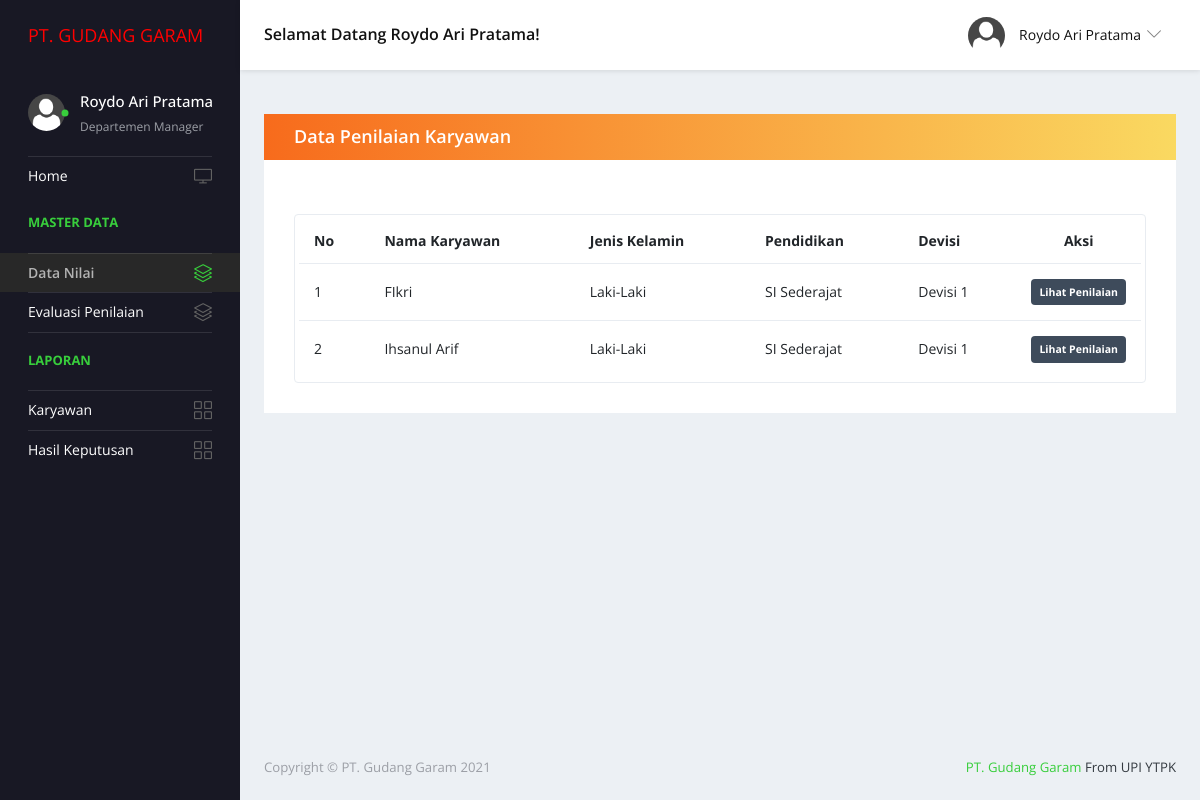
Page /data-nilai (signed in) on the committed database.
### tables this page shows
CREATE TABLE `user` (
  `iduser` int(11) NOT NULL,
  `nama_user` varchar(30) NOT NULL,
  `username` varchar(30) NOT NULL,
  `password` varchar(30) NOT NULL,
  `jabatan` varchar(20) NOT NULL,
  `foto` varchar(100) NOT NULL
);

CREATE TABLE `karyawan` (
  `idkaryawan` int(11) NOT NULL,
  `nama_karyawan` varchar(30) NOT NULL,
  `tempat_lahir` varchar(50) NOT NULL,
  `tanggal_lahir` date NOT NULL,
  `jk` varchar(10) NOT NULL,
  `alamat` varchar(100) NOT NULL,
  `pendidikan` varchar(30) NOT NULL,
  `tanggal_masuk` date NOT NULL,
  `no_telepon` varchar(13) NOT NULL,
  `id_devisi` int(11) NOT NULL
);

CREATE TABLE `devisi` (
  `iddevisi` int(11) NOT NULL,
  `nama_devisi` varchar(30) NOT NULL
);

### _inc/kon.php (called while the page is built, shortened)
<?php
	$dbserver="localhost";
	$user="root";
	$pass="";
	$dbname="spk_saw";
	$conn = mysqli_connect($dbserver, $user, $pass, $dbname);
	if(!empty($_SESSION['iduser'])){
		$iduser = $_SESSION['iduser'];
		$data = mysqli_query($conn, "SELECT * FROM user WHERE iduser='$iduser'");
    	$sessionlogin = mysqli_fetch_assoc($data);
    	if($sessionlogin['jabatan']=='Departemen Manager'){
    		$hak_akses='Departemen Manager';
    	}
	}else{
		$iduser = "";
	}
	$judul="PT. Gudang Garam";
	$webserver="http://".$_SERVER['HTTP_HOST']."/fikri/";
?>

### _mod/admin/penilaian/data-nilai.php (the view, shortened to what this page needs)
<div class="main-panel">
 <div class="content-wrapper">
   <div class="row quick-action-toolbar">
     <div class="col-md-12 grid-margin">
       <div class="card">
         <div class="card-header d-block d-md-flex">
           <h5 class="mb-0">Data Penilaian Karyawan</h5>
         </div>
       </div>
        <div class="card">
         <div class="card-body">
           <div class="table-responsive border rounded p-1">
             <table class="table">
               <thead>
                 <tr>
                   <th class="font-weight-bold">No</th>
                   <th class="font-weight-bold">Nama Karyawan</th>
                   <th class="font-weight-bold">Jenis Kelamin</th>
                   <th class="font-weight-bold">Pendidikan</th>
                   <th class="font-weight-bold">Devisi</th>
                   <th class="font-weight-bold" style="width: 120px;text-align: center;">Aksi</th>
                 </tr>
               </thead>
               <tbody>
                 <?php
                     $no=1;
                     $karyawan = mysqli_query($conn, "SELECT * FROM karyawan, devisi, penilaian WHERE id_devisi=iddevisi AND idkaryawan=id_karyawan");
                     while($t_karyawan = mysqli_fetch_assoc($karyawan)) {
                   ?>
                 <tr>
                   <td><?= $no++ ?></td>
                   <td>
                      <?= $t_karyawan['nama_karyawan'] ?>
                   </td>
                   <td><?= $t_karyawan['jk'] ?></td>
                   <td><?= $t_karyawan['pendidikan'] ?></td>
                   <td><?= $t_karyawan['nama_devisi'] ?></td>
                   <td align="center">
                      <a href="lihat-penilaian&idkaryawan=<?= $t_karyawan['idkaryawan'] ?>&idpenilaian=<?= $t_karyawan['idpenilaian'] ?>" class="badge badge-dark p-2">Lihat Penilaian</a>
                   </td>
                 </tr>
               <?php }?>
               </tbody>
             </table>
           </div>
         </div>
       </div>
     </div>
   </div>
 </div>

### _mod/admin.php (shortened to what this page needs)
<!DOCTYPE html>
<html lang="en">
  <head>
    <link rel="stylesheet" href="_aset/admin/vendors/simple-line-icons/css/simple-line-icons.css">
    <link rel="stylesheet" href="_aset/admin/vendors/flag-icon-css/css/flag-icon.min.css">
    <link rel="stylesheet" href="_aset/admin/vendors/css/vendor.bundle.base.css">
    <link rel="stylesheet" href="_aset/admin/vendors/daterangepicker/daterangepicker.css">
    <link rel="stylesheet" href="_aset/admin/vendors/chartist/chartist.min.css">
     <link rel="stylesheet" href="_aset/admin/vendors/select2/select2.min.css">
    <link rel="stylesheet" href="_aset/admin/vendors/select2-bootstrap-theme/select2-bootstrap.min.css">
    <link rel="stylesheet" href="_aset/admin/css/style.css">
  </head>
  <body>
    <div class="container-scroller">
      <nav class="navbar default-layout-navbar col-lg-12 col-12 p-0 fixed-top d-flex flex-row">
        <div class="navbar-brand-wrapper d-flex align-items-center">
          <a class="navbar-brand brand-logo" href="<?= $webserver ?>" style="color: red; font-size:18px">
            <b>PT. GUDANG GARAM</b>
          </a>
        </div>
        <div class="navbar-menu-wrapper d-flex align-items-center flex-grow-1">
          <h5 class="mb-0 font-weight-medium d-none d-lg-flex">Selamat Datang <?= $sessionlogin['nama_user'] ?>!</h5>
          <ul class="navbar-nav navbar-nav-right ml-auto">
            <li class="nav-item dropdown d-none d-xl-inline-flex user-dropdown">
              <a class="nav-link dropdown-toggle" id="UserDropdown" href="#" data-toggle="dropdown" aria-expanded="false">
                <img class="img-xs rounded-circle ml-2" src="_img/user/<?= $sessionlogin['foto'] ?>" alt="Profile image"> <span class="font-weight-normal"> <?= $sessionlogin['nama_user'] ?> </span></a>
            </li>
          </ul>
        </div>
      </nav>
      <div class="container-fluid page-body-wrapper">
        <?php
        include "_inc/menu-admin.php";
        include "_inc/panggil-admin.php";
        ?>
      <footer class="footer">
            <div class="d-sm-flex justify-content-center justify-content-sm-between">
              <span class="text-muted d-block text-center text-sm-left d-sm-inline-block">Copyright © <?= $judul ?> 2021</span>
              <span class="float-none float-sm-right d-block mt-1 mt-sm-0 text-center">  <a href="#"><?= $judul ?></a> From UPI YTPK</span>
            </div>
          </footer>
        </div>
      </div>
    </div>
  </body>
</html>

### _inc/menu-admin.php (shortened to what this page needs)
 <nav class="sidebar sidebar-offcanvas" id="sidebar">
  <ul class="nav">
    <li class="nav-item nav-profile">
      <a href="#" class="nav-link">
        <div class="profile-image">
          <img class="img-xs rounded-circle" src="_img/user/<?= $sessionlogin['foto'] ?>" alt="profile image">
          <div class="dot-indicator bg-success"></div>
        </div>
        <div class="text-wrapper">
          <p class="profile-name"><?= $sessionlogin['nama_user'] ?></p>
          <p class="designation"><?= $hak_akses ?></p>
        </div>
      </a>
    </li>
    <li class="nav-item">
      <a class="nav-link" href="<?= $webserver ?>">
        <span class="menu-title">Home</span>
        <i class="icon-screen-desktop menu-icon"></i>
      </a>
    </li>
  <?php if($hak_akses=='Departemen Manager') { ?>
    <li class="nav-item nav-category"><span class="nav-link">Master Data</span></li>
    <li class="nav-item">
      <a  class="nav-link"  href="data-nilai" aria-expanded="false" aria-controls="ui-basic">
        <span class="menu-title">Data Nilai</span>
        <i class="icon-layers menu-icon"></i>
      </a>
    </li>
     <li class="nav-item">
      <a  class="nav-link"  href="evaluasi-penilaian" aria-expanded="false" aria-controls="ui-basic">
        <span class="menu-title">Evaluasi Penilaian</span>
        <i class="icon-layers menu-icon"></i>
      </a>
    </li>
    <li class="nav-item nav-category"><span class="nav-link">Laporan</span></li>
    <li class="nav-item">
      <a class="nav-link" href="laporan-karyawan">
        <span class="menu-title">Karyawan</span>
        <i class="icon-grid menu-icon"></i>
      </a>
    </li>
    <li class="nav-item">
      <a class="nav-link" href="hasil-keputusan">
        <span class="menu-title">Hasil Keputusan</span>
        <i class="icon-grid menu-icon"></i>
      </a>
    </li>
  <?php }?>
  </ul>
</nav>

### rows in the picture
user: nama_user "Roydo Ari Pratama", foto (placeholder picture), jabatan "Departemen Manager"
karyawan: nama_karyawan "FIkri", jk "Laki-Laki", pendidikan "SI Sederajat", id_devisi.nama_devisi "Devisi 1"
karyawan: nama_karyawan "Ihsanul Arif", jk "Laki-Laki", pendidikan "SI Sederajat", id_devisi.nama_devisi "Devisi 1"

### other values in the picture
$judul "PT. Gudang Garam"
